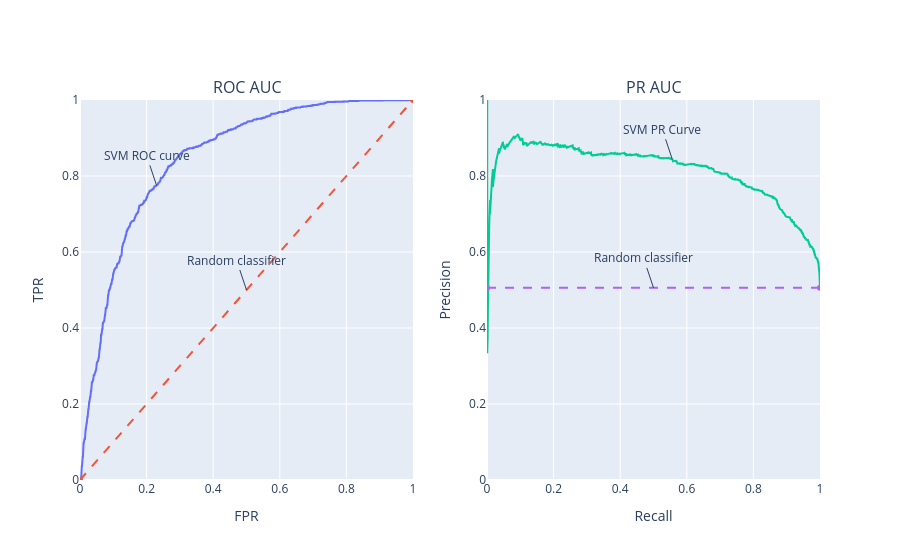

This figure's notebook cell:
### Code cell
from plotly.subplots import make_subplots
import plotly.graph_objects as go

fig = make_subplots(rows=1, cols=2, subplot_titles=["ROC AUC", "PR AUC"])

fig.add_trace(go.Scatter(x=fpr, y=tpr, name="ROC Curve from SVM"), row=1, col=1)
fig.add_trace(go.Scatter(x=[0, 1], y=[0, 1], name="Baseline ROC Curve", line={"dash": "dash"}), row=1, col=1)

fig.add_trace(go.Scatter(x=recall, y=precision, name="PR Curve from SVM"), row=1, col=2)
fig.add_trace(go.Scatter(x=[0, 1], y=[np.mean(y_test), np.mean(y_test)], name="Baseline PR Curve", line={"dash": "dash"}), row=1, col=2)

fig.update_layout(showlegend=False)
fig.update_xaxes(title_text="FPR", range=[0, 1], row=1, col=1)
fig.update_xaxes(title_text="Recall", range=[0, 1], row=1, col=2)
fig.update_yaxes(title_text="TPR", range=[0, 1], row=1, col=1)
fig.update_yaxes(title_text="Precision", range=[0, 1], row=1, col=2)

fig.add_annotation(x=fpr[500], y=tpr[500], text="SVM ROC curve", showarrow=True, row=1, col=1)
fig.add_annotation(x=0.5, y=0.5, text="Random classifier", showarrow=True, row=1, col=1)
fig.add_annotation(x=recall[2000], y=precision[2000], text="SVM PR Curve", showarrow=True, row=1, col=2)
fig.add_annotation(x=0.5, y=np.mean(y_test), text="Random classifier", showarrow=True, row=1, col=2)

fig.show()

### Figure 1 — Plotly figure (JSON) as saved in the notebook; plotly's stock layout.template omitted (floating-point values rounded to 4 significant figures; data arrays with more than 128 entries replaced by an {"elided": "..."} marker saying what was removed)
{"data": [{"name": "ROC Curve from SVM", "x": {"elided": "973 float values"}, "y": {"elided": "973 float values"}, "type": "scatter", "xaxis": "x", "yaxis": "y"}, {"line": {"dash": "dash"}, "name": "Baseline ROC Curve", "x": [0, 1], "y": [0, 1], "type": "scatter", "xaxis": "x", "yaxis": "y"}, {"name": "PR Curve from SVM", "x": {"elided": "3001 float values"}, "y": {"elided": "3001 float values"}, "type": "scatter", "xaxis": "x2", "yaxis": "y2"}, {"line": {"dash": "dash"}, "name": "Baseline PR Curve", "x": [0, 1], "y": [0.5057, 0.5057], "type": "scatter", "xaxis": "x2", "yaxis": "y2"}], "layout": {"xaxis": {"anchor": "y", "domain": [0.0, 0.45], "title": {"text": "FPR"}, "range": [0, 1]}, "yaxis": {"anchor": "x", "domain": [0.0, 1.0], "title": {"text": "TPR"}, "range": [0, 1]}, "xaxis2": {"anchor": "y2", "domain": [0.55, 1.0], "title": {"text": "Recall"}, "range": [0, 1]}, "yaxis2": {"anchor": "x2", "domain": [0.0, 1.0], "title": {"text": "Precision"}, "range": [0, 1]}, "annotations": [{"font": {"size": 16}, "showarrow": false, "text": "ROC AUC", "x": 0.225, "xanchor": "center", "xref": "paper", "y": 1.0, "yanchor": "bottom", "yref": "paper"}, {"font": {"size": 16}, "showarrow": false, "text": "PR AUC", "x": 0.775, "xanchor": "center", "xref": "paper", "y": 1.0, "yanchor": "bottom", "yref": "paper"}, {"showarrow": true, "text": "SVM ROC curve", "x": 0.2299, "xref": "x", "y": 0.7752, "yref": "y"}, {"showarrow": true, "text": "Random classifier", "x": 0.5, "xref": "x", "y": 0.5, "yref": "y"}, {"showarrow": true, "text": "SVM PR Curve", "x": 0.5564, "xref": "x2", "y": 0.844, "yref": "y2"}, {"showarrow": true, "text": "Random classifier", "x": 0.5, "xref": "x2", "y": 0.5057, "yref": "y2"}], "showlegend": false}}
